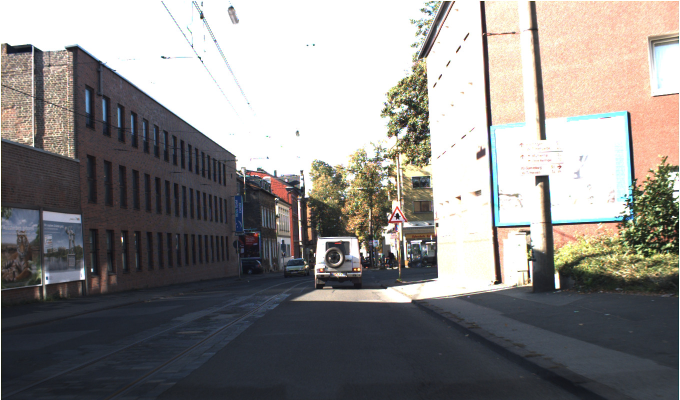
#> input picture Deteción de Objetos/train_jpg/00000.jpg, 1360 x 800 px, given as the content of the folder train_jpg/00, which was not available (shown at 1/2 size)
$ python main.py
#> lines starting #> are read from the running program, lines starting #| are printed output that depends on the picture; after the words box and inside, x2 and y2 are one past the last pixel; in counts of white or black regions, pixels touching at a corner belong together; pictures that were not available may be replaced by others from this repository, and a replacement may not be noted
### Deteción de Objetos/source.py
# -------------------------------------
#                IMPORTS
# -------------------------------------

import constants
import argparse
import math
import os
import shutil
import cv2
import numpy as np
from time import sleep
from tqdm import tqdm  # Loop progress bar || Resource from: https://github.com/tqdm/tqdm


# -----------------------------------
#              FUNCTIONS
# -----------------------------------


# ----------------------- MAKS FUNCTIONS -----------------------


def calculateMeanMasks():
    signalsMasksRed = []
    signalsMasksBlue = []

    prohibicion = constants.PROHIBICION
    peligro = constants.PELIGRO
    stop = constants.STOP
    direccionProhibida = constants.DIRECCIONPROHIBIDA
    cedaPaso = constants.CEDAPASO
    direccionObligatoria = constants.DIRECCIONOBLIGATORIA

    signs = [prohibicion, peligro, stop, direccionProhibida, cedaPaso, direccionObligatoria]

    namesListPosition = -1

    for signType in tqdm(signs):
        namesListPosition += 1
        mask = np.zeros((25, 25, 3), np.uint8)
        first = True
        for singDir in signType:
            signs = os.listdir(constants.TRAIN_PATH + '/' + singDir)
            for file in signs:
                currentResizedImage = cv2.resize(cv2.imread(constants.TRAIN_PATH + '/' + singDir + '/' + file),
                                                 (25, 25))
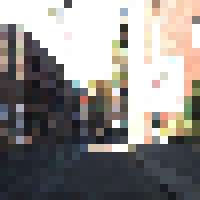
#> currentResizedImage: shape (25, 25, 3) (shown 8 times larger); mean B, G, R 135.5, 138.1, 141.7
                if first:
                    mask = cv2.addWeighted(currentResizedImage, 1, mask, 0, 0.0)
                    first = False
                else:
                    mask = cv2.addWeighted(currentResizedImage, 0.5, mask, 0.5, 0.0)

        signalsMasksBlue.append((getColorMaskRedOrBlue(mask, 'b'), constants.SIGNALLIST[namesListPosition]))
        signalsMasksRed.append((getColorMaskRedOrBlue(mask, 'r'), constants.SIGNALLIST[namesListPosition]))

        sleep(0.01)

    return signalsMasksRed, signalsMasksBlue


# Color filtering using HSV || Resource from: https://www.geeksforgeeks.org/filter-color-with-opencv/
def getColorMaskRedOrBlue(image, color):
#> called with color = 'b'
    imageResize = cv2.resize(image, (25, 25))
    imageHSV = cv2.cvtColor(imageResize, cv2.COLOR_BGR2HSV)
#> imageHSV: shape (25, 25, 3); mean H, S, V 64.3, 39.6, 147.3

    # Red color
    if color == 'r':
        # Lower red mask
        lowerRed = np.array([0, 50, 10])
        upperRed = np.array([10, 255, 255])
        maskLower = cv2.inRange(imageHSV, lowerRed, upperRed)

        # Upper red mask
        lowerRed = np.array([160, 50, 10])
        upperRed = np.array([179, 255, 255])
        maskUpper = cv2.inRange(imageHSV, lowerRed, upperRed)

        maskRed = cv2.add(maskLower, maskUpper)

        return maskRed

    # Blue color
    elif color == 'b':
        lowerBlue = np.array([90, 70, 10], np.uint8)
        upperBlue = np.array([128, 255, 255], np.uint8)
        maskBlue = cv2.inRange(imageHSV, lowerBlue, upperBlue)
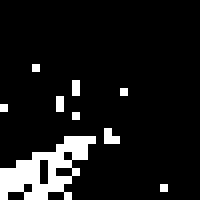
#> maskBlue: shape (25, 25) (shown 8 times larger); 9.4% white in thin lines or dots, all inside (x1, y1, x2, y2) = (0, 8, 21, 25)

        return maskBlue


# ----------------------- MSER FUNCTIONS -----------------------


def detectSignsOnDirectory(path, mser):
    directoryDetections = []
    numberOfDetections = []
    imagesWithWindows = []
    for file in tqdm(os.listdir(path)):
        if not file.endswith('.txt'):
            detections = MSERTrafficSignDetector(cv2.imread(path + '/' + file), mser, file)
            directoryDetections.append(detections)
            numberOfDetections.append((file, len(detections)))
            image = createImageWithWindows(cv2.imread(path + '/' + file), detections)
            imagesWithWindows.append((file, image))

    sleep(0.02)
    return directoryDetections, numberOfDetections, imagesWithWindows


# [151 lines left out: functions MSERTrafficSignDetector, grayAndEnhanceContrast, makeWindowBiggerOrDiscardFakeDetections, cleanDuplicatedDetections, checkIfImageIsDuplicatedOrMergeSimilarOnes, detectionsMaskCorrelation and 1 more, not called in this run]


# ----------------------- STATISTICS FUNCTIONS -----------------------


def generateStatistics(detections, realResultsFilePath, numberDetections):
    realResults = []
    file = open(realResultsFilePath, "r")
    for line in tqdm(file):
        filename, x1, y1, x2, y2, signType = line.rstrip().split(';')
        realResults.append((filename, int(x1), int(y1), int(x2), int(y2), calculateSignType(signType)))
    print("\nResultados reales cargados desde el fichero", file)
    print("\nCalculando estadísticas...")

    detectionsPerFileByType = []
    totalDetectionsByType = {
        "prohibicion": (0, 0, 0, 0),
        "peligro": (0, 0, 0, 0),
        "stop": (0, 0, 0, 0),
        "direccionProhibida": (0, 0, 0, 0),
        "cedaPaso": (0, 0, 0, 0),
        "direccionObligatoria": (0, 0, 0, 0)
    }
    totalCorrect = 0
    totalIncorrect = 0
    totalNonDetected = 0
    expectedTotalCorrect = 0
    for fileNameAndNumber in tqdm(numberDetections):
        detectionsOnFile, realResultsOnFile = getResultsOnFile(fileNameAndNumber[0], detections, realResults)
        detectionsPerTypeOnFile, realResultsPerTypeOnFile = getResultsByTypeOnFile(detectionsOnFile, realResultsOnFile)

        totalCorrectOnFile = 0
        totalIncorrectOnFile = 0
        totalNonDetectedOnFile = 0
        expectedTotalCorrectOnFile = totalLen(realResultsPerTypeOnFile)

        signalTypeIndex = -1
        detectionsByTypeOnFileResults = []
        for detectionsByTypeOnFile, realResultsByTypeOnFile in zip(detectionsPerTypeOnFile, realResultsPerTypeOnFile):
            signalTypeIndex += 1

            totalCorrectByTypeOnFile, totalIncorrectByTypeOnFile, totalNonDetectedByTypeOnFile = getCorrectsAndWrongByTypeOnFile(
                detectionsByTypeOnFile, realResultsByTypeOnFile)
            detectionsByTypeOnFileResults.append((constants.SIGNALLIST[signalTypeIndex], totalCorrectByTypeOnFile,
                                                  totalIncorrectByTypeOnFile, totalNonDetectedByTypeOnFile,
                                                  len(realResultsByTypeOnFile)))

            totalCorrectOnFile += totalCorrectByTypeOnFile
            totalIncorrectOnFile += totalIncorrectByTypeOnFile
            totalNonDetectedOnFile += totalNonDetectedByTypeOnFile

        for detectionByTypeOnFileResults in detectionsByTypeOnFileResults:
            correct, incorrect, nonDetected, expectedCorrect = totalDetectionsByType[detectionByTypeOnFileResults[0]]
            correct += detectionByTypeOnFileResults[1]
            incorrect += detectionByTypeOnFileResults[2]
            nonDetected += detectionByTypeOnFileResults[3]
            expectedCorrect += detectionByTypeOnFileResults[4]
            totalDetectionsByType[detectionByTypeOnFileResults[0]] = (correct, incorrect, nonDetected, expectedCorrect)

        detectionsPerFileByType.append((fileNameAndNumber[0], detectionsByTypeOnFileResults, totalCorrectOnFile,
                                        totalIncorrectOnFile, totalNonDetectedOnFile, expectedTotalCorrectOnFile))

    totalDetectionsByType = list(totalDetectionsByType.items())

    for totalDetectionByType in totalDetectionsByType:
        totalCorrect += totalDetectionByType[1][0]
        totalIncorrect += totalDetectionByType[1][1]
        totalNonDetected += totalDetectionByType[1][2]
        expectedTotalCorrect += totalDetectionByType[1][3]

    return detectionsPerFileByType, totalDetectionsByType, totalCorrect, totalIncorrect, totalNonDetected, expectedTotalCorrect


# [143 lines left out: functions getResultsOnFile, getResultsByTypeOnFile, appendResultsByTypeOnFile, getCorrectsAndWrongByTypeOnFile, checkIfDetectionByTypeOnFileIsCorrectIncorrectDuplicated, EuclDSimilarity and 2 more, not called in this run]


def precision(truePositives, falsePositives):
    if truePositives > 0 or falsePositives > 0:
        return round(truePositives / (truePositives + falsePositives), 2)
    else:
        return "NaN"


def recall(truePositives, falseNegatives):
    if truePositives > 0 or falseNegatives > 0:
        return round(truePositives / (truePositives + falseNegatives), 2)
    else:
        return "NaN"


def score(truePositives, falsePositives, falseNegatives):
    if truePositives > 0 or falsePositives > 0 or falseNegatives > 0:
        return round((2 * truePositives) / ((2 * truePositives) + falsePositives + falseNegatives), 2)
    else:
        return "NaN"


def createDetectionsStrings(detections):
    detectionsStrings = []
    for detection in detections:
        filename, x1, y1, x2, y2, signType, score = detection
        detectionsStrings.append(
            filename + ";" + str(x1) + ";" + str(y1) + ";" + str(x2) + ";" + str(y2) + ";" + str(signType) + ";" + str(
                score))
    return detectionsStrings


# [5 lines left out: function totalLen, not called in this run]


def calculateSignType(signType):
    prohibicion = constants.PROHIBICION
    peligro = constants.PELIGRO
    stop = constants.STOP
    direccionProhibida = constants.DIRECCIONPROHIBIDA
    cedaPaso = constants.CEDAPASO
    direccionObligatoria = constants.DIRECCIONOBLIGATORIA

    if int(signType) < 10:
        signType = '0' + signType

    if signType in prohibicion:
        return 1
    elif signType in peligro:
        return 2
    elif signType in stop:
        return 3
    elif signType in direccionProhibida:
        return 4
    elif signType in cedaPaso:
        return 5
    elif signType in direccionObligatoria:
        return 6


# based on recall and precision calculus || Resource from:
# https://en.wikipedia.org/wiki/Precision_and_recall#Definition_(classification_context)
# [23 lines left out: function calculateScoreBetweenMatrixs, not called in this run]


def cropImageByCoords(coords, image):
    x1, y1, x2, y2 = coords
    return image[y1:y2, x1:x2]


# [31 lines left out: functions calculateHistAndNormalize, createImageWithWindows, gammaCorrection, not called in this run]

# ----------------------- TEST -----------------------


def test(trainPath, testPath, MSERValues):
    constants.TRAIN_PATH = trainPath
    constants.TEST_PATH = testPath

    print("\nVa a comenzar el test de detección de señales de tráfico...")
    print("\nGenerando mascaras a partir de imágenes de entrenamiento... \n(" + constants.TRAIN_PATH + ")")

    try:
        meanMasks = calculateMeanMasks()
#> call 2 of getColorMaskRedOrBlue, with color = 'r'
#> in getColorMaskRedOrBlue (call 2), `maskLower = cv2.inRange(imageHSV, lowerRed, upperRed)`:
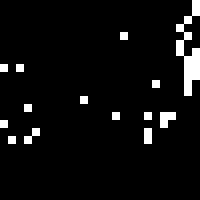
#> maskLower: shape (25, 25) (shown 8 times larger); 5.3% white in thin lines or dots, all inside (x1, y1, x2, y2) = (0, 0, 25, 18)
#> (the rest of the program and of its run is left out)
